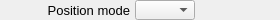
    <widget class="PyDMFrame" name="composite_1">
      <property name="geometry">
        <rect>
          <x>90</x>
          <y>65</y>
          <width>280</width>
          <height>20</height>
        </rect>
      </property>
      <widget class="QLabel" name="text_2">
        <property name="geometry">
          <rect>
            <x>0</x>
            <y>0</y>
            <width>130</width>
            <height>20</height>
          </rect>
        </property>
        <property name="text">
          <string>Position mode</string>
        </property>
        <property name="font" stdset="0">
          <font>
            <pointsize>10</pointsize>
          </font>
        </property>
        <property name="brush" stdset="0">
          <brush brushstyle="SolidPattern">
            <color alpha="255">
              <red>0</red>
              <green>0</green>
              <blue>0</blue>
            </color>
          </brush>
        </property>
        <property name="toolTip">
          <string>text_2</string>
        </property>
        <property name="alignment">
          <set>Qt::AlignRight|Qt::AlignTrailing|Qt::AlignVCenter</set>
        </property>
        <property name="styleSheet">
          <string notr="true">QLabel#text_2 {
  color: rgb(0, 0, 0);
  }</string>
        </property>
      </widget>
      <widget class="PyDMLabel" name="text_update">
        <property name="geometry">
          <rect>
            <x>200</x>
            <y>1</y>
            <width>80</width>
            <height>18</height>
          </rect>
        </property>
        <property name="toolTip">
          <string>PV: ${prefix}PositionMode_RBV</string>
        </property>
        <property name="channel" stdset="0">
          <string>ca://${prefix}PositionMode_RBV</string>
        </property>
        <property name="font" stdset="0">
          <font>
            <pointsize>10</pointsize>
          </font>
        </property>
        <property name="alignment">
          <set>Qt::AlignLeading|Qt::AlignLeft|Qt::AlignVCenter</set>
        </property>
        <property name="textInteractionFlags">
          <set>Qt::TextSelectableByKeyboard|Qt::TextSelectableByMouse</set>
        </property>
        <property name="styleSheet">
          <string notr="true">PyDMLabel#text_update {
  color: rgb(10, 0, 184);
  background-color: rgb(187, 187, 187);
  }</string>
        </property>
      </widget>
      <widget class="PyDMEnumComboBox" name="menu">
        <property name="geometry">
          <rect>
            <x>135</x>
            <y>0</y>
            <width>60</width>
            <height>20</height>
          </rect>
        </property>
        <property name="toolTip">
          <string>${prefix}PositionMode</string>
        </property>
        <property name="channel" stdset="0">
          <string>ca://${prefix}PositionMode</string>
        </property>
        <property name="font" stdset="0">
          <font>
            <pointsize>10</pointsize>
          </font>
        </property>
        <property name="styleSheet">
          <string notr="true">PyDMEnumComboBox#menu {
  color: rgb(0, 0, 0);
  background-color: rgb(115, 223, 255);
  }</string>
        </property>
      </widget>
    </widget>
